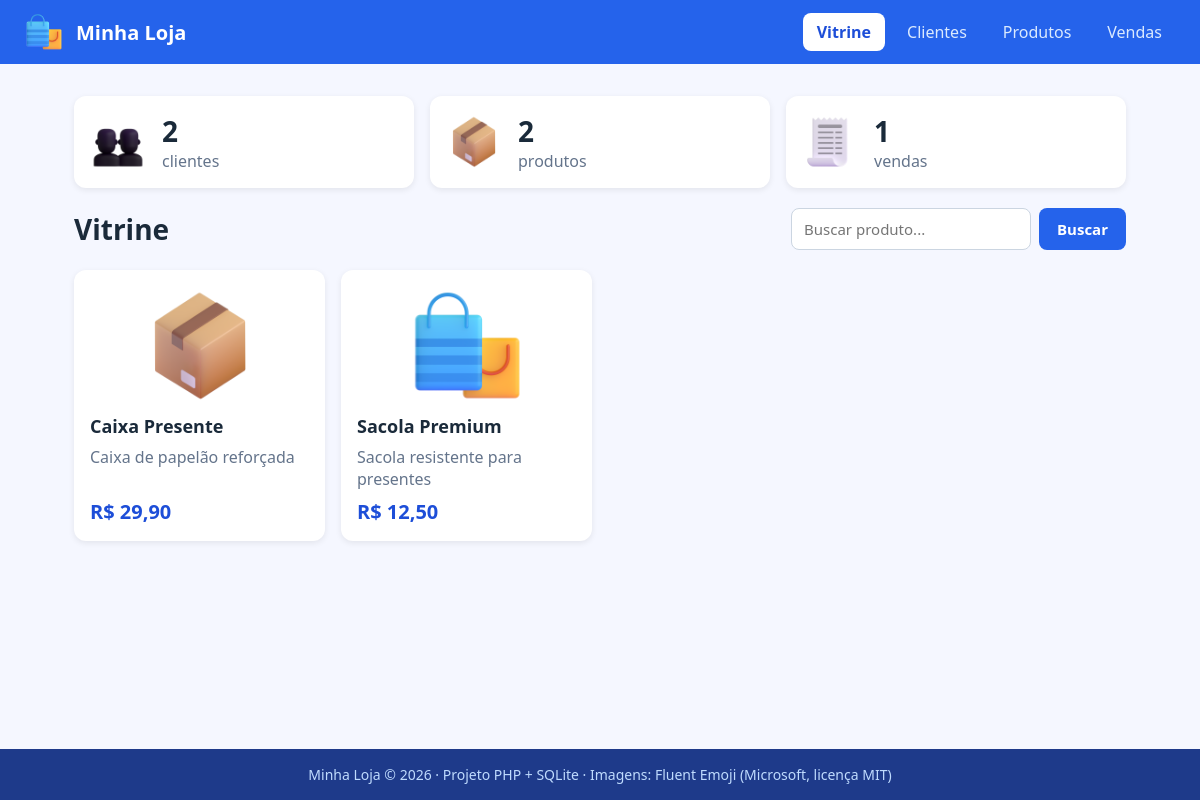
The page / on the database its author committed.
### tables this page shows
CREATE TABLE produto (id INTEGER PRIMARY KEY AUTOINCREMENT, nome TEXT NOT NULL, descricao TEXT, preco REAL NOT NULL, imagem TEXT);

### funcoes.php (called while the page is built, shortened)
<?php
function e($texto) {
    return htmlspecialchars($texto);
}
function dinheiro($valor) {
    return 'R$ ' . number_format($valor, 2, ',', '.');
}

### index.php (the view, shortened to what this page needs)
<?php
include 'conexao.php';
include 'funcoes.php';
$total_clientes = $pdo->query('SELECT COUNT(*) FROM cliente')->fetchColumn();
$total_produtos = $pdo->query('SELECT COUNT(*) FROM produto')->fetchColumn();
$total_vendas   = $pdo->query('SELECT COUNT(*) FROM venda')->fetchColumn();
$busca = '';
$sql = $pdo->prepare('SELECT * FROM produto WHERE nome LIKE ? ORDER BY nome');
$sql->execute(['%' . $busca . '%']);
$produtos = $sql->fetchAll();
$pagina = 'index.php';
include 'topo.php';
?>
<div class="painel">
    <div class="numero">
        <img src="assets/imagens/icone-clientes.png" alt="">
        <div>
            <div class="valor"><?= $total_clientes ?></div>
            <div class="rotulo">clientes</div>
        </div>
    </div>
    <div class="numero">
        <img src="assets/imagens/icone-produtos.png" alt="">
        <div>
            <div class="valor"><?= $total_produtos ?></div>
            <div class="rotulo">produtos</div>
        </div>
    </div>
    <div class="numero">
        <img src="assets/imagens/icone-vendas.png" alt="">
        <div>
            <div class="valor"><?= $total_vendas ?></div>
            <div class="rotulo">vendas</div>
        </div>
    </div>
</div>
<div class="titulo-pagina">
    <h1>Vitrine</h1>
    <form method="get" action="index.php" class="busca">
        <input type="text" name="busca" value="<?= e($busca) ?>" placeholder="Buscar produto...">
        <button type="submit" class="botao">Buscar</button>
    </form>
</div>
<div class="vitrine">
    <?php foreach ($produtos as $produto) { ?>
        <div class="card">
            <img src="<?= e($produto['imagem']) ?>" alt="<?= e($produto['nome']) ?>">
            <h3><?= e($produto['nome']) ?></h3>
            <p><?= e($produto['descricao']) ?></p>
            <div class="preco"><?= dinheiro($produto['preco']) ?></div>
        </div>
    <?php } ?>
</div>
<?php include 'rodape.php'; ?>

### topo.php (shortened to what this page needs)
<?php
$menu = [
    'index.php'    => 'Vitrine',
    'clientes.php' => 'Clientes',
    'produtos.php' => 'Produtos',
    'vendas.php'   => 'Vendas',
];
?>
<!DOCTYPE html>
<html lang="pt-BR">
<head>
    <link rel="stylesheet" href="assets/css/estilo.css">
</head>
<body>
<div class="pagina">
    <div class="topo">
        <a href="index.php" class="logo">
            <img src="assets/imagens/logo.png" alt="Logo da loja">
            Minha Loja
        </a>
        <div class="menu">
            <?php foreach ($menu as $arquivo => $texto) {
                $classe = '';
                if ($arquivo == $pagina) {
                    $classe = 'ativo';
                }
            ?>
                <a href="<?= $arquivo ?>" class="<?= $classe ?>"><?= $texto ?></a>
            <?php } ?>
        </div>
    </div>
    <div class="conteudo">

### rodape.php
    </div>
    <div class="rodape">
        Minha Loja &copy; <?= date('Y') ?> · Projeto PHP + SQLite ·
        Imagens: Fluent Emoji (Microsoft, licença MIT)
    </div>
</div>
</body>
</html>

### assets/css/estilo.css (style rules this page uses)
* { box-sizing: border-box; }
body { margin: 0; background: #F5F7FF; color: #1A2A3A; font-family: "Segoe UI", Arial, sans-serif; font-size: 16px; }
.pagina { display: grid; grid-template-rows: auto 1fr auto; min-height: 100vh; }
.topo { display: grid; grid-template-columns: auto 1fr; align-items: center; gap: 24px; padding: 12px 24px; background: #2563EB; }
.logo { display: grid; grid-template-columns: 40px auto; align-items: center; gap: 12px; color: #FFFFFF; font-size: 20px; font-weight: bold; text-decoration: none; }
.logo img { width: 40px; height: 40px; }
.menu { display: grid; grid-auto-flow: column; justify-content: end; gap: 8px; }
.menu a { padding: 8px 14px; border-radius: 8px; color: #DBEAFE; text-decoration: none; }
.menu a.ativo { background: #FFFFFF; color: #1D4ED8; font-weight: bold; }
.conteudo { display: grid; align-content: start; gap: 20px; width: 100%; max-width: 1100px; margin: 0 auto; padding: 32px 24px; }
h1 { margin: 0; font-size: 28px; }
p { margin: 0; }
.rodape { padding: 16px 24px; background: #1E3A8A; color: #BFDBFE; font-size: 14px; text-align: center; }
.botao { display: inline-block; padding: 10px 18px; border: 0; border-radius: 8px; background: #2563EB; color: #FFFFFF; font-family: inherit; font-size: 15px; font-weight: bold; text-align: center; text-decoration: none; cursor: pointer; }
.painel { display: grid; grid-template-columns: repeat(3, 1fr); gap: 16px; }
.numero { display: grid; grid-template-columns: 56px 1fr; align-items: center; gap: 16px; padding: 16px; background: #FFFFFF; border-radius: 12px; box-shadow: 0 2px 6px rgba(0, 0, 0, 0.08); }
.numero img { width: 56px; height: 56px; }
.numero .valor { font-size: 28px; font-weight: bold; }
.numero .rotulo { color: #64748B; }
.titulo-pagina { display: grid; grid-template-columns: 1fr auto; align-items: center; gap: 16px; }
.busca { display: grid; grid-template-columns: 240px auto; gap: 8px; }
.busca input { padding: 10px 12px; border: 1px solid #CBD5E1; border-radius: 8px; font-family: inherit; font-size: 15px; }
.vitrine { display: grid; grid-template-columns: repeat(auto-fill, minmax(220px, 1fr)); gap: 16px; }
.card { display: grid; grid-template-rows: auto auto 1fr auto; gap: 8px; padding: 16px; background: #FFFFFF; border-radius: 12px; box-shadow: 0 2px 6px rgba(0, 0, 0, 0.08); }
.card img { justify-self: center; width: 120px; height: 120px; object-fit: contain; }
.card h3 { margin: 0; font-size: 18px; }
.card p { color: #64748B; }
.preco { color: #1D4ED8; font-size: 20px; font-weight: bold; }

### rows shown on the page
produto: imagem (picture), nome "Caixa Presente", descricao "Caixa de papelão reforçada", preco "R$ 29,90"
produto: imagem (picture), nome "Sacola Premium", descricao "Sacola resistente para presentes", preco "R$ 12,50"

### other values the page prints
$texto "Vitrine"
$texto "Clientes"
$texto "Produtos"
$texto "Vendas"
$total_clientes "2"
$total_produtos "2"
$total_vendas "1"
